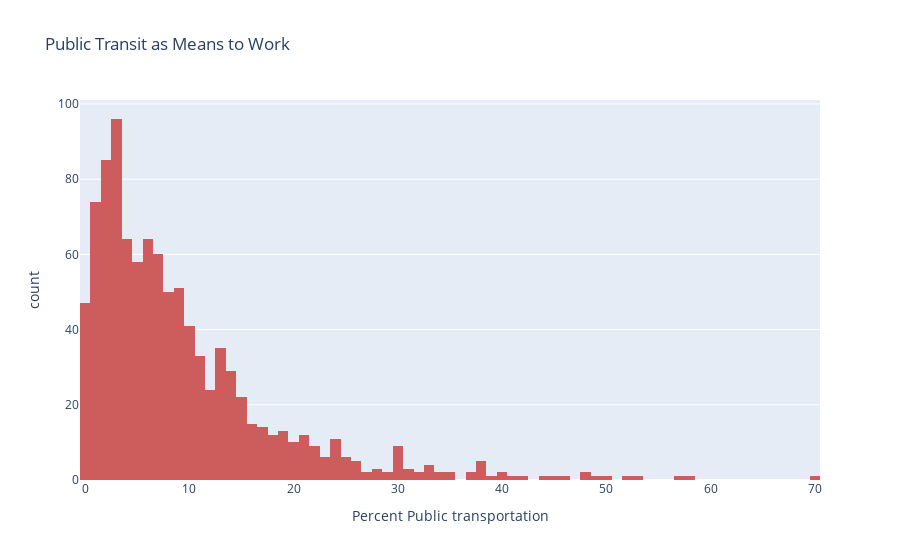

Write notebook code for a chart like this one.
### Markdown cell above
I decided to use percent instead of population counts as population becasue of the wide range of popultions in LA census tracts. Distribution is negatively skewed signifying a positve skew. This histogram shows what we have to expect of Los Angeles-- an autocentric city where workers depend on cars.

### Code cell
fig_2 = px.histogram(df_means2work, 
                   x = "Percent Public transportation",
                   title='Public Transit as Means to Work',
                   nbins=100, 
                   color_discrete_sequence=['indianred'])
fig_2.show()

### Figure 1 — Plotly figure (JSON) as saved in the notebook; plotly's stock layout.template omitted (floating-point values rounded to 4 significant figures; data arrays with more than 128 entries replaced by an {"elided": "..."} marker saying what was removed)
{"data": [{"alignmentgroup": "True", "bingroup": "x", "hovertemplate": "Percent Public transportation=%{x}<br>count=%{y}<extra></extra>", "legendgroup": "", "marker": {"color": "indianred"}, "name": "", "nbinsx": 100, "offsetgroup": "", "orientation": "v", "showlegend": false, "type": "histogram", "x": {"elided": "1004 float values"}, "xaxis": "x", "yaxis": "y"}], "layout": {"barmode": "relative", "legend": {"tracegroupgap": 0}, "title": {"text": "Public Transit as Means to Work"}, "xaxis": {"anchor": "y", "domain": [0, 1], "title": {"text": "Percent Public transportation"}}, "yaxis": {"anchor": "x", "domain": [0, 1], "title": {"text": "count"}}}}
